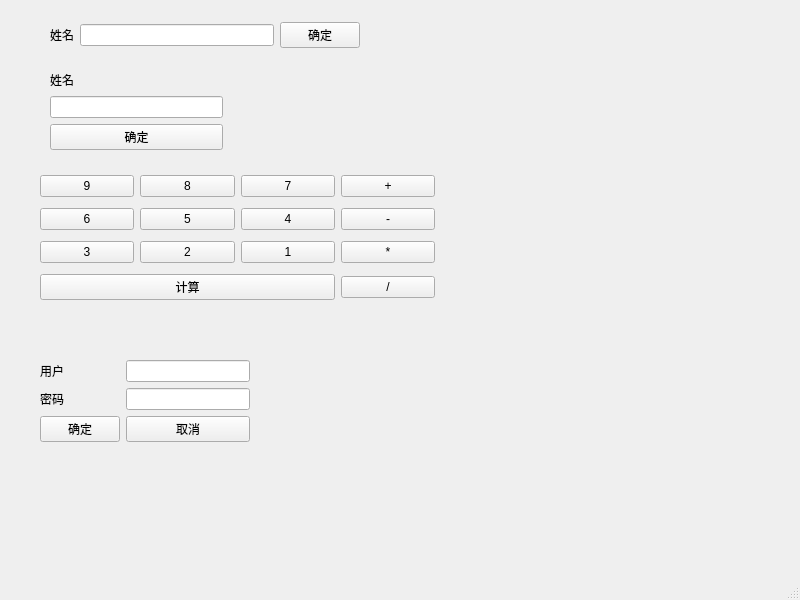
<?xml version="1.0" encoding="UTF-8"?>
<ui version="4.0">
 <class>MainWindow</class>
 <widget class="QMainWindow" name="MainWindow">
  <property name="geometry">
   <rect>
    <x>0</x>
    <y>0</y>
    <width>800</width>
    <height>600</height>
   </rect>
  </property>
  <property name="windowTitle">
   <string>MainWindow</string>
  </property>
  <widget class="QWidget" name="centralwidget">
   <widget class="QWidget" name="">
    <property name="geometry">
     <rect>
      <x>50</x>
      <y>20</y>
      <width>310</width>
      <height>30</height>
     </rect>
    </property>
    <layout class="QHBoxLayout" name="horizontalLayout">
     <item>
      <widget class="QLabel" name="label">
       <property name="text">
        <string>姓名</string>
       </property>
      </widget>
     </item>
     <item>
      <widget class="QLineEdit" name="lineEdit"/>
     </item>
     <item>
      <widget class="QPushButton" name="pushButton">
       <property name="text">
        <string>确定</string>
       </property>
      </widget>
     </item>
    </layout>
   </widget>
   <widget class="QWidget" name="">
    <property name="geometry">
     <rect>
      <x>50</x>
      <y>70</y>
      <width>173</width>
      <height>80</height>
     </rect>
    </property>
    <layout class="QVBoxLayout" name="verticalLayout">
     <item>
      <widget class="QLabel" name="label_2">
       <property name="text">
        <string>姓名</string>
       </property>
      </widget>
     </item>
     <item>
      <widget class="QLineEdit" name="lineEdit_2"/>
     </item>
     <item>
      <widget class="QPushButton" name="pushButton_2">
       <property name="text">
        <string>确定</string>
       </property>
      </widget>
     </item>
    </layout>
   </widget>
   <widget class="QWidget" name="">
    <property name="geometry">
     <rect>
      <x>40</x>
      <y>170</y>
      <width>395</width>
      <height>135</height>
     </rect>
    </property>
    <layout class="QGridLayout" name="gridLayout">
     <item row="0" column="0">
      <widget class="QPushButton" name="pushButton_3">
       <property name="text">
        <string>9</string>
       </property>
      </widget>
     </item>
     <item row="1" column="1">
      <widget class="QPushButton" name="pushButton_6">
       <property name="text">
        <string>5</string>
       </property>
      </widget>
     </item>
     <item row="1" column="2">
      <widget class="QPushButton" name="pushButton_5">
       <property name="text">
        <string>4</string>
       </property>
      </widget>
     </item>
     <item row="0" column="1">
      <widget class="QPushButton" name="pushButton_8">
       <property name="text">
        <string>8</string>
       </property>
      </widget>
     </item>
     <item row="0" column="2">
      <widget class="QPushButton" name="pushButton_4">
       <property name="text">
        <string>7</string>
       </property>
      </widget>
     </item>
     <item row="1" column="0">
      <widget class="QPushButton" name="pushButton_7">
       <property name="text">
        <string>6</string>
       </property>
      </widget>
     </item>
     <item row="2" column="0">
      <widget class="QPushButton" name="pushButton_14">
       <property name="text">
        <string>3</string>
       </property>
      </widget>
     </item>
     <item row="2" column="2">
      <widget class="QPushButton" name="pushButton_12">
       <property name="text">
        <string>1</string>
       </property>
      </widget>
     </item>
     <item row="2" column="3">
      <widget class="QPushButton" name="pushButton_11">
       <property name="text">
        <string>*</string>
       </property>
      </widget>
     </item>
     <item row="0" column="3">
      <widget class="QPushButton" name="pushButton_15">
       <property name="text">
        <string>+</string>
       </property>
      </widget>
     </item>
     <item row="1" column="3">
      <widget class="QPushButton" name="pushButton_16">
       <property name="text">
        <string>-</string>
       </property>
      </widget>
     </item>
     <item row="2" column="1">
      <widget class="QPushButton" name="pushButton_13">
       <property name="text">
        <string>2</string>
       </property>
      </widget>
     </item>
     <item row="3" column="3">
      <widget class="QPushButton" name="pushButton_17">
       <property name="text">
        <string>/</string>
       </property>
      </widget>
     </item>
     <item row="3" column="0" colspan="3">
      <widget class="QPushButton" name="pushButton_19">
       <property name="text">
        <string>计算</string>
       </property>
      </widget>
     </item>
    </layout>
   </widget>
   <widget class="QWidget" name="">
    <property name="geometry">
     <rect>
      <x>40</x>
      <y>360</y>
      <width>210</width>
      <height>135</height>
     </rect>
    </property>
    <layout class="QFormLayout" name="formLayout">
     <item row="0" column="0">
      <widget class="QLabel" name="label_3">
       <property name="text">
        <string>用户</string>
       </property>
      </widget>
     </item>
     <item row="0" column="1">
      <widget class="QLineEdit" name="lineEdit_3"/>
     </item>
     <item row="2" column="0">
      <widget class="QLabel" name="label_4">
       <property name="text">
        <string>密码</string>
       </property>
      </widget>
     </item>
     <item row="2" column="1">
      <widget class="QLineEdit" name="lineEdit_4"/>
     </item>
     <item row="4" column="0">
      <widget class="QPushButton" name="pushButton_9">
       <property name="text">
        <string>确定</string>
       </property>
      </widget>
     </item>
     <item row="4" column="1">
      <widget class="QPushButton" name="pushButton_10">
       <property name="text">
        <string>取消</string>
       </property>
      </widget>
     </item>
    </layout>
   </widget>
  </widget>
  <widget class="QMenuBar" name="menubar">
   <property name="geometry">
    <rect>
     <x>0</x>
     <y>0</y>
     <width>800</width>
     <height>26</height>
    </rect>
   </property>
  </widget>
  <widget class="QStatusBar" name="statusbar"/>
 </widget>
 <resources/>
 <connections/>
</ui>
